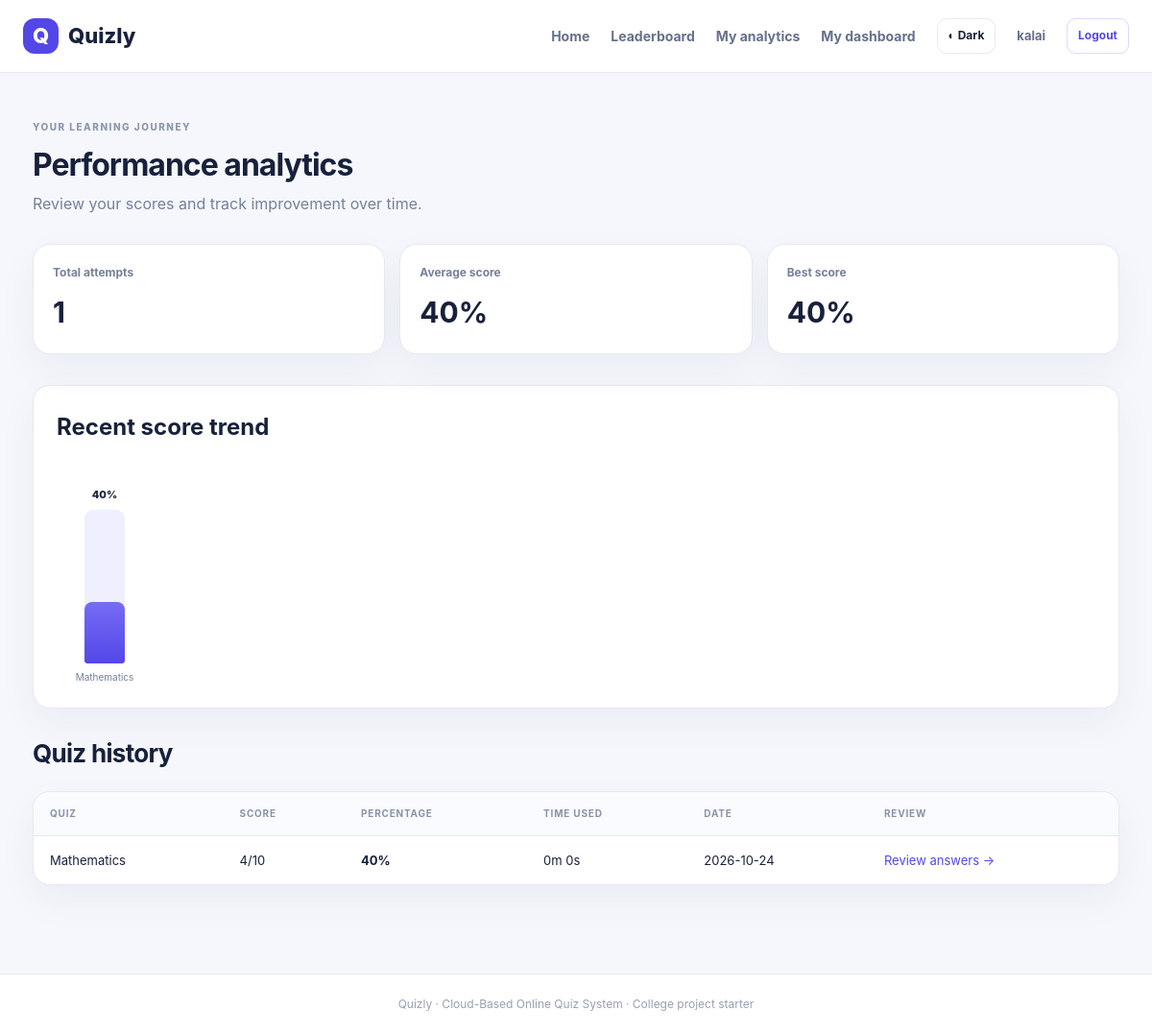
Screenshot of /analytics (signed in) with the database file from the repository.
### tables this page shows
CREATE TABLE attempts (
      id INTEGER PRIMARY KEY AUTOINCREMENT,
      user_id INTEGER NOT NULL REFERENCES users(id),
      quiz_id INTEGER NOT NULL REFERENCES quizzes(id),
      score INTEGER NOT NULL, total INTEGER NOT NULL, percent INTEGER NOT NULL,
      submitted_at TEXT NOT NULL
    , duration_seconds INTEGER NOT NULL DEFAULT 0, answers_json TEXT NOT NULL DEFAULT '[]');

CREATE TABLE quizzes (
      id INTEGER PRIMARY KEY AUTOINCREMENT,
      title TEXT NOT NULL, description TEXT DEFAULT '',
      created_at TEXT NOT NULL
    , timer_minutes INTEGER NOT NULL DEFAULT 10);

### app.py (the view)
@app.route("/analytics")
@login_required("participant")
def analytics():
    con = db()
    attempts = con.execute("SELECT attempts.*, quizzes.title FROM attempts JOIN quizzes ON quizzes.id=attempts.quiz_id WHERE user_id=? ORDER BY submitted_at DESC",
                           (session["user_id"],)).fetchall()
    summary = con.execute("SELECT COUNT(*) n, COALESCE(AVG(percent),0) avg, COALESCE(MAX(percent),0) best FROM attempts WHERE user_id=?",
                          (session["user_id"],)).fetchone()
    con.close()
    chart = list(reversed(attempts[:10]))
    return render_template("analytics.html", attempts=attempts, summary=summary, chart=chart)

### app.py (called while the page is built)
def db():
    con = sqlite3.connect(DB_PATH)
    con.row_factory = sqlite3.Row
    con.execute("PRAGMA foreign_keys = ON")
    return con

def login_required(role=None):
    def decorator(fn):
        @wraps(fn)
        def wrapped(*args, **kwargs):
            if not session.get("user_id"):
                flash("Please log in first.", "warning")
                return redirect(url_for("login"))
            if role and session.get("role") != role:
                abort(403)
            return fn(*args, **kwargs)
        return wrapped
    return decorator

@app.context_processor
def common_context():
    return {"current_user": session.get("name"), "current_role": session.get("role")}

### templates/analytics.html
{% extends "base.html" %}{% block title %}My analytics{% endblock %}{% block content %}<div class="dashboard-head"><div><span class="eyebrow">YOUR LEARNING JOURNEY</span><h1>Performance analytics</h1><p class="muted">Review your scores and track improvement over time.</p></div></div><div class="stats"><div class="stat"><span>Total attempts</span><b>{{ summary.n }}</b></div><div class="stat"><span>Average score</span><b>{{ summary.avg|round|int }}%</b></div><div class="stat"><span>Best score</span><b>{{ summary.best }}%</b></div></div><section class="card analytics-card"><h2>Recent score trend</h2>{% if chart %}<div class="bar-chart" role="img" aria-label="Recent quiz scores as percentages">{% for a in chart %}<div class="bar-column"><span class="bar-value">{{ a.percent }}%</span><div class="bar-track"><div class="bar-fill" style="height:{{ [a.percent, 4]|max }}%"></div></div><span class="bar-label">{{ a.title[:14] }}</span></div>{% endfor %}</div>{% else %}<p class="muted">Complete a quiz to see your score trend.</p>{% endif %}</section><div class="section-title"><h2>Quiz history</h2></div><div class="table-wrap"><table><thead><tr><th>Quiz</th><th>Score</th><th>Percentage</th><th>Time used</th><th>Date</th><th>Review</th></tr></thead><tbody>{% for a in attempts %}<tr><td>{{ a.title }}</td><td>{{ a.score }}/{{ a.total }}</td><td><b>{{ a.percent }}%</b></td><td>{{ a.duration_seconds // 60 }}m {{ a.duration_seconds % 60 }}s</td><td>{{ a.submitted_at[:10] }}</td><td><a href="{{ url_for('review_attempt', attempt_id=a.id) }}">Review answers →</a></td></tr>{% else %}<tr><td colspan="6" class="muted">No attempts yet. Take a quiz to start your history.</td></tr>{% endfor %}</tbody></table></div>{% endblock %}

### static/style.css (style rules this page uses)
:root { --bg:#f5f7fc;--card:#fff;--ink:#18213b;--muted:#75809a;--primary:#5447e8;--primary2:#766cf5;--line:#e6e9f2;--soft:#f0efff;--green:#15966a;--shadow:0 15px 40px #1b28500d }
* { box-sizing:border-box }
body { margin:0;background:var(--bg);font-family:Inter,Segoe UI,Arial,sans-serif;color:var(--ink);line-height:1.55 }
a { color:var(--primary);text-decoration:none }
.section-title { display:flex;align-items:end;justify-content:space-between;gap:18px;margin:25px 0 18px }
.section-title h2 { font-size:26px;margin:2px 0 0;letter-spacing:-.7px }
.eyebrow { color:#8d96ab;font-size:10px;font-weight:850;letter-spacing:1.5px }
.muted { color:var(--muted) }
.card,.stat,.form-card,.table-wrap { background:var(--card);border:1px solid var(--line);border-radius:18px;box-shadow:var(--shadow) }
.dashboard-head { display:flex;justify-content:space-between;align-items:center;gap:18px;margin:10px 0 25px }
.dashboard-head h1 { font-size:32px;letter-spacing:-1px;margin:4px 0 }
.dashboard-head p { margin:4px 0 }
.stats { display:grid;grid-template-columns:repeat(3,minmax(0,1fr));gap:15px;margin:20px 0 32px }
.stat { padding:20px }
.stat span { display:block;color:var(--muted);font-size:12px;font-weight:650 }
.stat b { display:block;font-size:30px;margin-top:8px }
.table-wrap { overflow-x:auto;margin-bottom:22px }
table { border-collapse:collapse;width:100%;min-width:550px }
th,td { text-align:left;padding:15px 17px;border-bottom:1px solid var(--line);font-size:13px }
th { font-size:10px;letter-spacing:.8px;text-transform:uppercase;color:#8992a8;background:#fafbfe }
tr:last-child td { border-bottom:0 }
.analytics-card { padding:24px;margin-bottom:25px }
.analytics-card h2 { margin-top:0 }
.bar-chart { display:flex;align-items:stretch;gap:clamp(8px,2vw,22px);height:230px;padding:10px 0 0;overflow-x:auto }
.bar-column { display:flex;flex:1;min-width:48px;max-width:100px;flex-direction:column;align-items:center;justify-content:flex-end;gap:7px }
.bar-value { font-size:11px;font-weight:800 }
.bar-track { height:160px;width:min(42px,80%);display:flex;align-items:flex-end;background:var(--soft);border-radius:9px 9px 3px 3px;overflow:hidden }
.bar-fill { width:100%;min-height:4px;background:linear-gradient(180deg,var(--primary2),var(--primary));border-radius:8px 8px 2px 2px }
.bar-label { font-size:10px;color:var(--muted);max-width:100%;overflow:hidden;text-overflow:ellipsis;white-space:nowrap }

### rows the page displays
attempts: percent "40", title "Mathematics", score "4", total "10", duration_seconds "0", a.duration_seconds%60 "0", submitted_at "2026-10-24"

### other values shown
{{ current_user }} "kalai"
{{ summary.n }} "1"
{{ summary.avg|round|int }} "40"
{{ summary.best }} "40"
